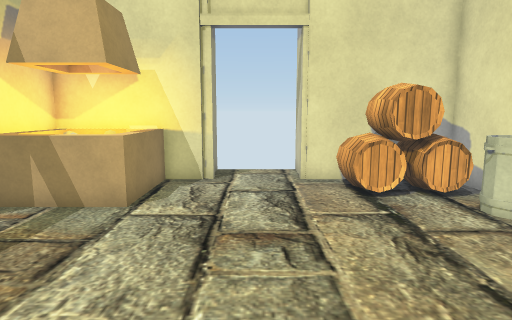
[1] (above)

12 first-person views from a walk through a Unity game level. The camera is 1.3 m above the floor, tilts 8° down and sees 75° across. The floor is counted in squares, 0.5 m on a side. Each view is taken from the middle of a square. On the plan, view 1 faces up. The plan holds only what a view shows up to about 20 squares ahead; the rest is blank. Some animated figures are left out. Some surface patterns are stand-ins.

[2]
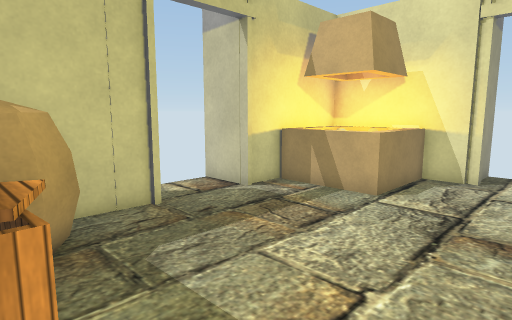

[3]
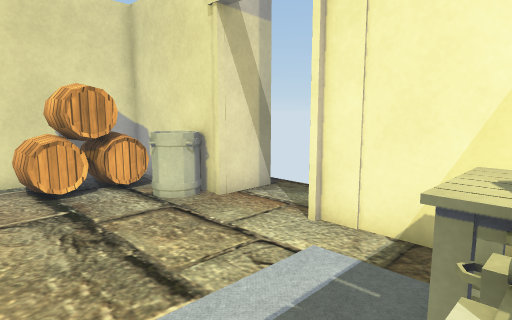

[4]
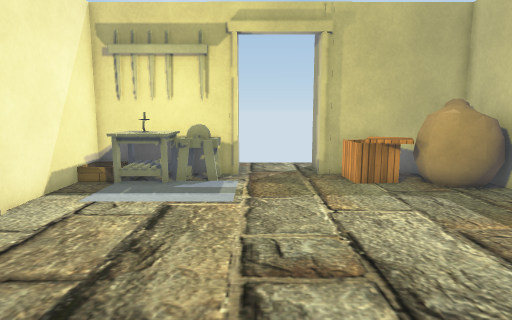

[5]
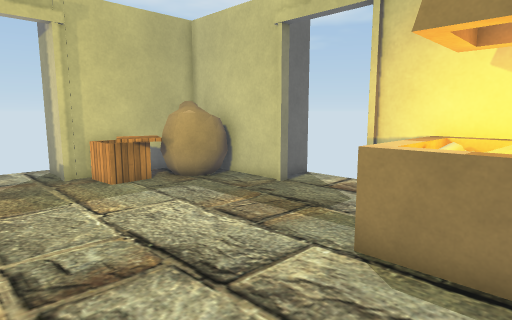

[6]
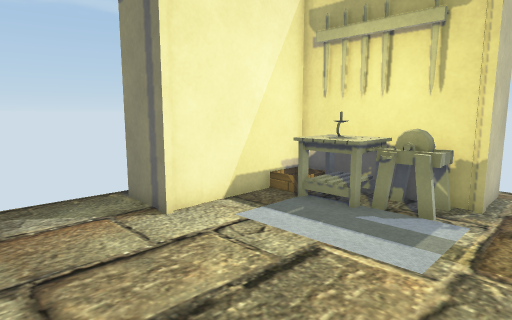

[7]
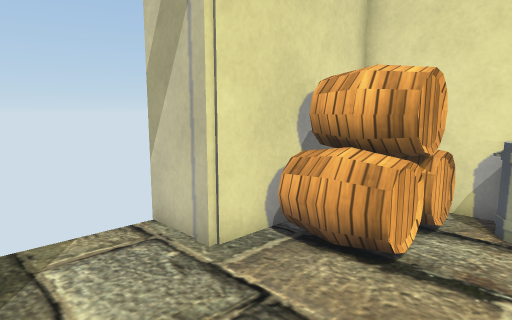

[8]
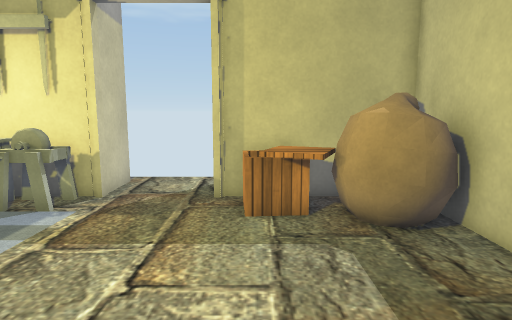

[9]
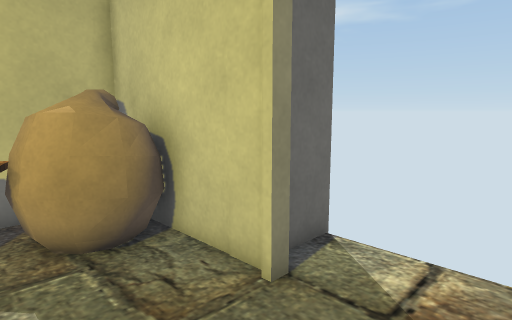

[10]
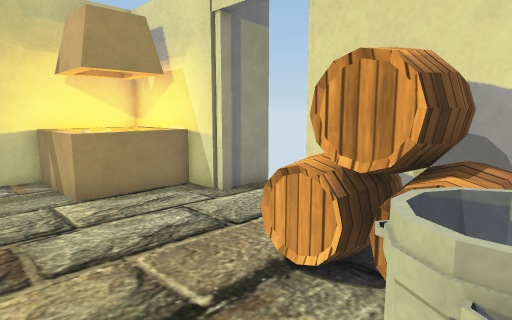

[11]
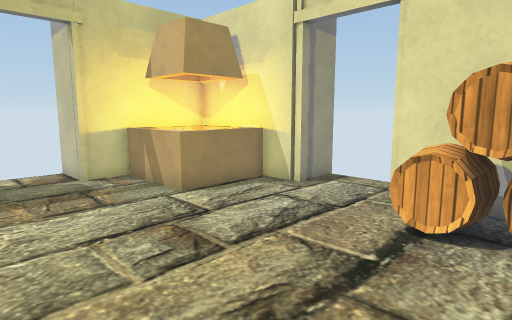

[12]
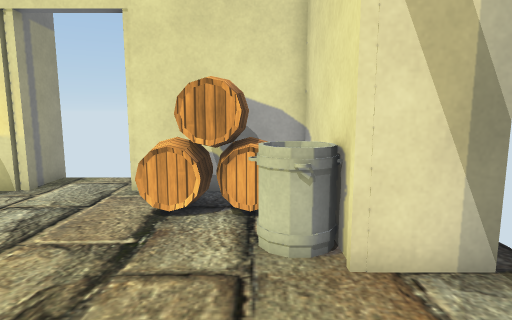

### Floor plan
Points are (right, up) in squares from view 1. A wall is a line through its corners. A room is listed if a view was taken in it or the views show most of it. See-through windows are left out.
Room 1 (views 1, 2, 3, 4, 5, 6, 7, 8, 9, 10, 11, 12)
walls: (-1.8, -2) (-1.8, -2.6); (1.9, -2.3) (4.6, -2.3); (7.5, 3.7) (10, 3.7); (-7.5, 7.2) (-10.2, 7.2); (-7.8, 3.6) (-7.8, -2.3) (-1.9, -2.3); (-1.8, -2.9) (-1.8, -4.5); (-8.1, 3.7) (-7.5, 3.7); (7.8, 8.4) (7.8, 9.5); (5.6, -2.3) (7.8, -2.3) (7.8, 3.6); (7.8, 10.4) (7.8, 11.5); (1.8, -4.8) (1.8, -2); (10, 7.2) (7.5, 7.2); (-10.2, 3.1) (-8.8, 3.1); (-1.8, 15.6) (-1.8, 13) (-4.5, 13); (7.8, 12.4) (7.8, 13) (1.8, 13) (1.8, 15.5); (-7.8, 13.1) (-7.8, 7.4)
objects: other object (-7, -1) to (-5, 1); other object (-7, 9) to (-4, 13); crate (-5, -1) to (-3, 0); other object (3, -1) to (4, -1); carpet (3, 0) to (6, 0); other object (3, 10) to (7, 12); other object (5, -1); other object (6, -1); other object (6, 8) to (7, 9)

Positions as (right, up) in squares from view 1, and headings:
1: (0, 0), facing up
2: (1, -1), facing up-left
3: (1, -1), facing up-right
4: (1, 12), facing down
5: (2, 12), facing down-left
6: (0, 8), facing down-right
7: (-2, 8), facing up-right
8: (-3, 8), facing down
9: (-4, 7), facing down-left
10: (7, 6), facing up-left
11: (6, 3), facing up-left
12: (6, 2), facing up
